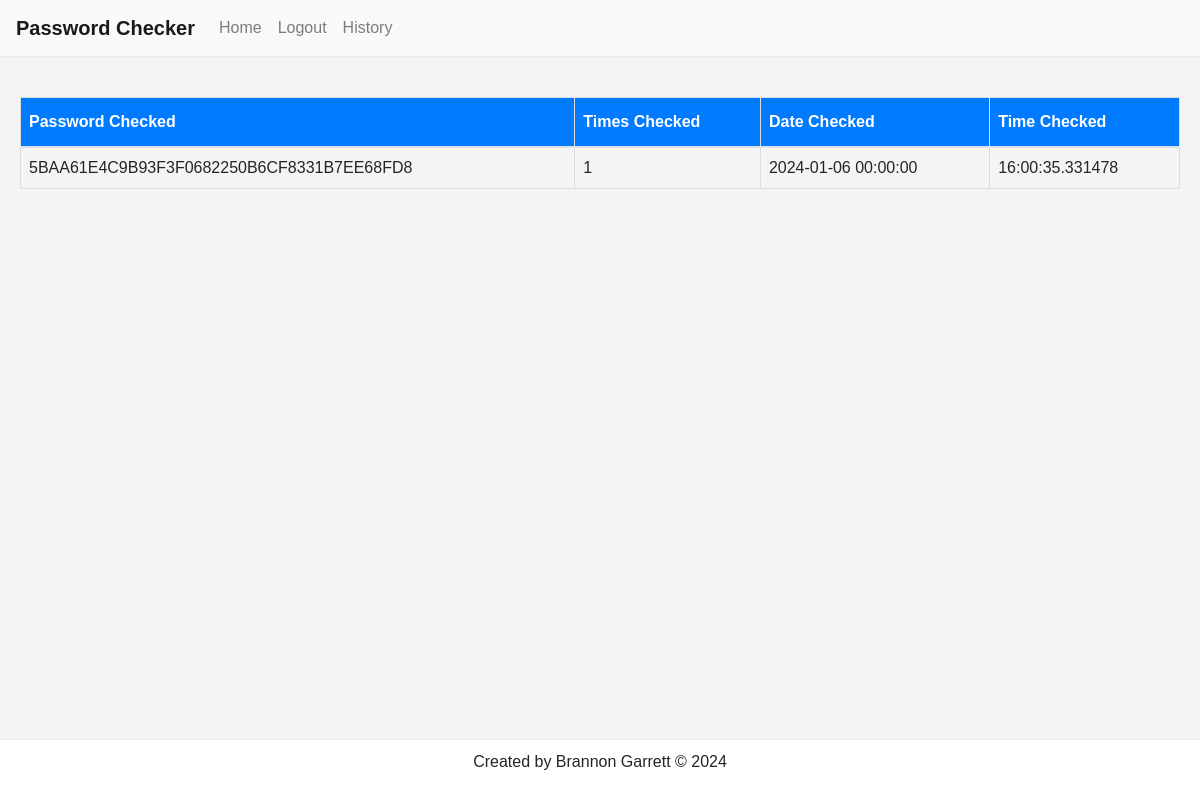
The app's page /history (signed in), older data.
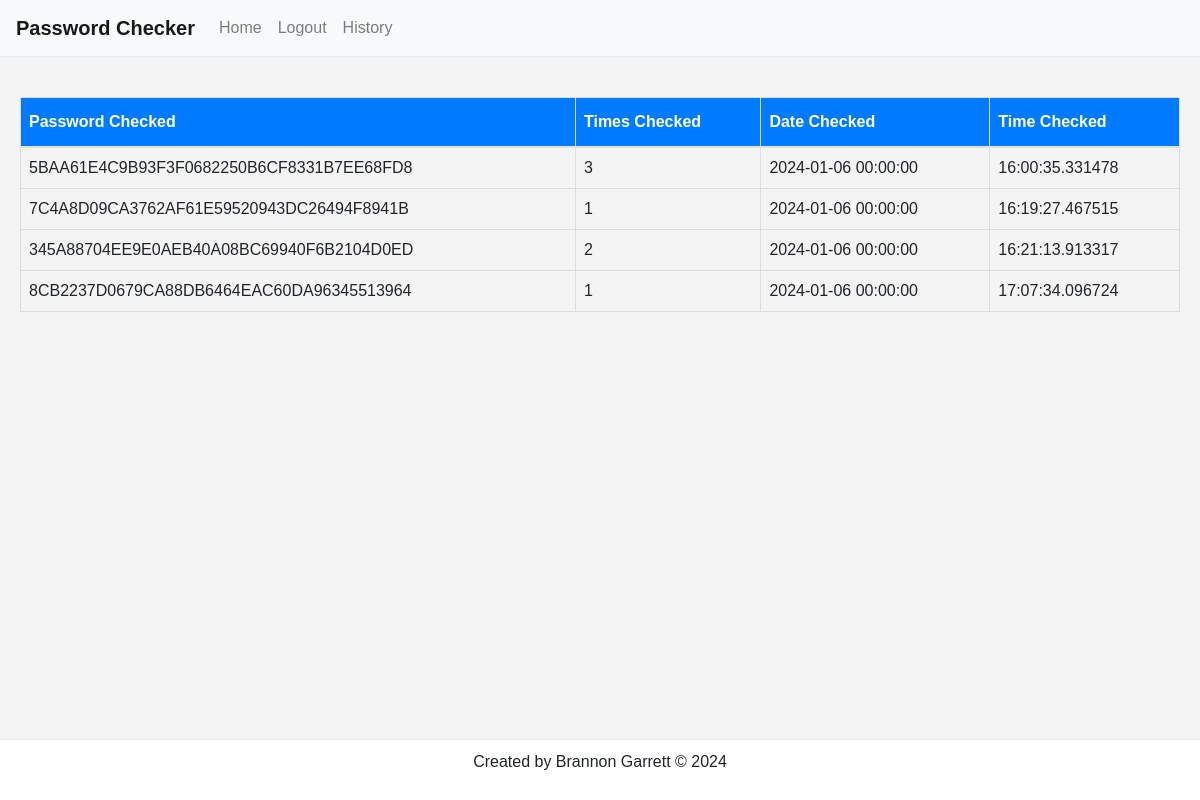
The same page, newer data.
### app.py (models this page shows)
class CheckedPassword(db.Model):
    id = db.Column(db.Integer, primary_key=True)
    password_hash = db.Column(db.String(128), nullable=False)
    times_seen = db.Column(db.Integer, nullable=False)
    date_checked = db.Column(db.DateTime, nullable=False)
    time_checked = db.Column(db.Time, nullable=False)
    result = db.Column(db.Boolean, nullable=False)

### app.py (the view)
@app.route('/history')
@login_required
def history():
    password_history = CheckedPassword.query.all()
    return render_template('history.html', password_history=password_history)

### app.py (called while the page is built)
@app.after_request
def after_request(response):
    response.headers["Cache-Control"] = "no-cache, no-store, must-revalidate"
    response.headers["Expires"] = 0
    response.headers["Pragma"] = "no-cache"
    return response

@login_manager.user_loader
def load_user(user_id):
    return User.query.get(int(user_id))

### templates/history.html (shortened to what this page needs)
{% extends "layout.html" %}
{% block content %}
    <table class="table">
        <thead>
            <tr>
                <th scope="col">Password Checked</th>
                <th scope="col">Times Checked</th>
                <th scope="col">Date Checked</th>
                <th scope="col">Time Checked</th>
            </tr>
        </thead>
        <tbody>
            {% for password in password_history %}
            <tr>
                <td>{{ password.password_hash }}</td>
                <td>{{ password.times_seen }}</td>
                <td>{{ password.date_checked }}</td>
                <td>{{ password.time_checked }}</td>
            </tr>
            {% endfor %}
        </tbody>
    </table>
{% endblock %}

### templates/layout.html (shortened to what this page needs)
<!DOCTYPE html>
<html lang="en">
    <head>
        <link rel="stylesheet" href="https://stackpath.bootstrapcdn.com/bootstrap/4.5.2/css/bootstrap.min.css">
        <link rel="stylesheet" href="https://cdnjs.cloudflare.com/ajax/libs/font-awesome/5.15.3/css/all.min.css">
        <link rel="stylesheet" href="{{ url_for('static', filename='styles.css') }}">
    </head>
    <body>
        <nav class="navbar navbar-expand-lg navbar-light bg-light">
            <a class="navbar-brand" href="{{ url_for('index') }}">Password Checker</a>
            <div class="collapse navbar-collapse" id="navbarNav">
                <ul class="navbar-nav">
                    <li class="nav-item">
                        <a class="nav-link" href="{{ url_for('index') }}">Home</a>
                    </li>
                    {% if not current_user.is_authenticated %}
                    <li class="nav-item">
                        <a class="nav-link" href="{{ url_for('login') }}">Login</a>
                    </li>
                    <li class="nav-item">
                        <a class="nav-link" href="{{ url_for('register') }}">Register</a>
                    </li>
                    {% else %}
                    <li class="nav-item">
                        <a class="nav-link" href="{{ url_for('logout') }}">Logout</a>
                    </li>
                    <li class="nav-item">
                        <a class="nav-link" href="{{ url_for('history') }}">History</a>
                    </li>
                    {% endif %}
                </ul>
            </div>
        </nav>
        <main>
            {% block content %}{% endblock %}
        </main>
    </body>
    <main class="container-fluid2 py-5 text-center">
    </main>
    <footer>
        <p id="copyright">
            Created by Brannon Garrett &copy; <span id="currentYear"></span>
        </p>
    </footer>
</html>

### static/styles.css (style rules this page uses)
body { font-family: 'Arial', sans-serif; background-color: #f4f4f4; margin: 0; padding: 0; }
.navbar { background-color: #ffffff; border-bottom: 1px solid #eaeaea; }
.navbar-brand { font-weight: bold; color: #000000; }
main { padding: 20px; }
footer { background-color: #ffffff; text-align: center; padding: 10px; position: fixed; bottom: 0; width: 100%; border-top: 1px solid #eaeaea; }
.table { width: 100%; margin: 20px auto; border-collapse: collapse; }
.table th, .table td { border: 1px solid #ddd; padding: 8px; }
.table th { padding-top: 12px; padding-bottom: 12px; text-align: left; background-color: #007bff; color: white; }

Row changes from the older to the newer data that the page shows:
changed CheckedPassword "5BAA61E4C9B93F3F0682250B6CF8331B7EE68FD8": times_seen "1" → "3"
added CheckedPassword: password_hash "7C4A8D09CA3762AF61E59520943DC26494F8941B", times_seen "1", date_checked "2024-01-06 00:00:00", time_checked "16:19:27.467515"
added CheckedPassword: password_hash "345A88704EE9E0AEB40A08BC69940F6B2104D0ED", times_seen "2", date_checked "2024-01-06 00:00:00", time_checked "16:21:13.913317"
added CheckedPassword: password_hash "8CB2237D0679CA88DB6464EAC60DA96345513964", times_seen "1", date_checked "2024-01-06 00:00:00", time_checked "17:07:34.096724"
